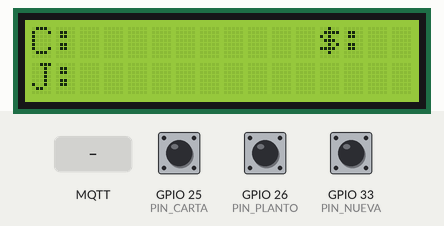
A program run on a simulated ESP32. Parts: 16×2 character LCD. The test bench sets the inputs (shaded band); at power-on: GPIO 25 (PIN_CARTA) HIGH, GPIO 26 (PIN_PLANTO) HIGH, GPIO 33 (PIN_NUEVA) HIGH. WiFi joins after 1.5 s; servers stay silent unless stated; no MQTT or app messages arrive unless stated; what the program prints to the serial monitor is not drawn.

Above: at 2.8 s.
2.9 s: MQTT message "1" arrives on the first subscribed topic
At 3.4 s:
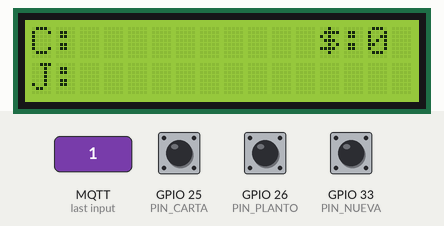
4.4 s: GPIO 25 (PIN_CARTA) pulled LOW for 0.15 s
6.1 s: GPIO 26 (PIN_PLANTO) pulled LOW for 0.15 s
7.8 s: GPIO 33 (PIN_NUEVA) pulled LOW for 0.15 s
Timing chart, 0 to 10.6 s (numbered marks = the images above; inputs shaded):
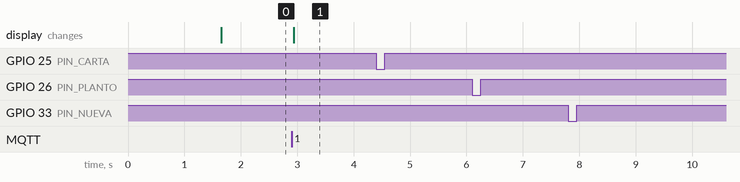

The program:

main.cpp
```cpp
#include <WiFi.h>
#include <Wire.h>
#include <LiquidCrystal_I2C.h>
#include <ArduinoJson.h>
#include <PubSubClient.h>

const char* jugador = "miriam";

const char* mqttServer = "test.mosquitto.org";
const int mqttPort = 1883;

const char* topicTX = "instrumentacion/blackjack";
char topicRX[64];

LiquidCrystal_I2C lcd(0x27, 16, 2);

WiFiClient espClient;
PubSubClient client(espClient);


const int PIN_NUEVA  = 33;
const int PIN_CARTA  = 25;
const int PIN_PLANTO = 26;

int antNueva  = HIGH;
int antCarta  = HIGH;
int antPlanto = HIGH;

char estado2letra(const char* e) {
  if (!e) return ' ';
  if (!strcmp(e, "ganaste"))  return 'g';
  if (!strcmp(e, "activa"))   return 'a';
  if (!strcmp(e, "empate"))   return 'e';
  if (!strcmp(e, "perdiste")) return 'p';
  return ' ';
}

void printFixed(uint8_t col, uint8_t row, uint8_t width, const char* txt) {
  lcd.setCursor(col, row);
  for (uint8_t i = 0; i < width; i++) {
    char c = (txt && txt[i]) ? txt[i] : ' ';
    lcd.print(c);
    if (!txt || !txt[i]) {

      for (uint8_t j = i + 1; j < width; j++) lcd.print(' ');
      break;
    }
  }
}

void dibujarMarco() {
  lcd.setCursor(0,0); lcd.print("C: ");
  lcd.setCursor(0,1); lcd.print("J: ");
  lcd.setCursor(12,0); lcd.print("$:");
}

void enviarAccion(const char* accion) {
  StaticJsonDocument<128> doc;
  char out[128];

  doc["jugador"] = jugador;
  doc["accion"]  = accion;

  size_t n = serializeJson(doc, out);
  client.publish(topicTX, (uint8_t*)out, n);

  Serial.println(accion);
}

void callback(char* topic, byte* payload, unsigned int length) {
  DynamicJsonDocument doc(256);
  if (deserializeJson(doc, payload, length)) return;

  const char* crup = doc["crupier"] | "";
  const char* jug  = doc["jugador"] | "";
  const char* est  = doc["estado"]  | "";
  int fondos        = doc["fondos"]  | 0;

  dibujarMarco();

  // Cartas: columnas 3..11 (9 chars).
  printFixed(3, 0, 9, crup);   // C:
  printFixed(3, 1, 12, jug);   // J:


  char money[8];
  snprintf(money, sizeof(money), "%d", fondos);
  printFixed(14, 0, 2, money);


  lcd.setCursor(15, 1);
  lcd.print(estado2letra(est));


  Serial.print("RX "); Serial.print(topic); Serial.print(" -> ");
  Serial.println(est);
}

void conectarWiFi() {
  WiFi.begin("Wokwi-GUEST", "", 6);
  while (WiFi.status() != WL_CONNECTED) delay(100);
}

void conectarMQTT() {
  while (!client.connected()) {
    if (client.connect(jugador)) {
      client.subscribe(topicRX);
    } else {
      delay(500);
    }
  }
}

void setup() {
  Serial.begin(9600);

  pinMode(PIN_NUEVA,  INPUT_PULLUP);
  pinMode(PIN_CARTA,  INPUT_PULLUP);
  pinMode(PIN_PLANTO, INPUT_PULLUP);

  lcd.init();
  lcd.backlight();
  lcd.clear();
  lcd.setCursor(0,0); lcd.print("Conectando...");
  lcd.setCursor(0,1); lcd.print("WiFi/MQTT");

  conectarWiFi();

  snprintf(topicRX, sizeof(topicRX), "instrumentacion/%s", jugador);

  client.setServer(mqttServer, mqttPort);
  client.setCallback(callback);
  conectarMQTT();

  lcd.clear();
  dibujarMarco();
}

void loop() {
  if (!client.loop()) conectarMQTT();

  int bNueva  = digitalRead(PIN_NUEVA);
  int bCarta  = digitalRead(PIN_CARTA);
  int bPlanto = digitalRead(PIN_PLANTO);

  if (bNueva == LOW)  Serial.println("BOTON NUEVA (pin 33)");
  if (bCarta == LOW)  Serial.println("BOTON CARTA (pin 25)");
  if (bPlanto == LOW) Serial.println("BOTON PLANTO (pin 26)");
  delay(200);

  if (bNueva == LOW && antNueva == HIGH)   enviarAccion("nueva");
  if (bCarta == LOW && antCarta == HIGH)   enviarAccion("carta");
  if (bPlanto == LOW && antPlanto == HIGH) enviarAccion("planto");

  antNueva  = bNueva;
  antCarta  = bCarta;
  antPlanto = bPlanto;

  delay(50);
}
```

Measured:
- after the input at 2.9 s, the display: changes at once (image 1)
- after the input at 4.4 s, every drawn part: stays the same
- after the input at 6.1 s, every drawn part: stays the same
- after the input at 7.8 s, every drawn part: stays the same
